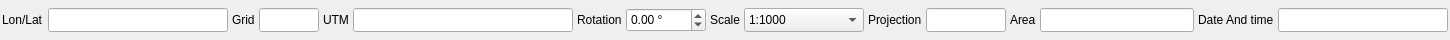
<ui version="4.0">
<class>statusbarwidget</class>
<widget class="QWidget" name="statusbarwidget">
<property name="geometry">
<rect>
<x>0</x>
<y>0</y>
<width>1450</width>
<height>40</height>
</rect>
</property>

<layout class="QHBoxLayout" name="horizontalLayout">
<property name="spacing">
<number>4</number>
</property>
<property name="leftMargin">
<number>2</number>
</property>
<property name="topMargin">
<number>2</number>
</property>
<property name="rightMargin">
<number>2</number>
</property>
<property name="bottomMargin">
<number>2</number>
</property>

<!-- Lon / Lat -->
<item>
<widget class="QLabel" name="labelLonLat">
<property name="text">
<string>Lon/Lat</string>
</property>
</widget>
</item>

<item>
<widget class="QLineEdit" name="lonLatLineEdit">
<property name="minimumSize">
<size>
<width>180</width>
<height>24</height>
</size>
</property>
<property name="readOnly">
<bool>true</bool>
</property>
</widget>
</item>

<!-- Grid -->
<item>
<widget class="QLabel" name="labelGrid">
<property name="text">
<string>Grid</string>
</property>
</widget>
</item>

<!--<item>
<widget class="QLineEdit" name="gridLineEdit">
<property name="minimumSize">
<size>
<width>70</width>
<height>24</height>
</size>
</property>
<property name="readOnly">
<bool>true</bool>
</property>
</widget>
</item>-->

<item>
<widget class="QLineEdit" name="gridLineEdit">
<property name="minimumSize">
<size>
<width>50</width>
<height>24</height>
</size>
</property>

<property name="maximumSize">
<size>
<width>60</width>
<height>24</height>
</size>
</property>

<property name="readOnly">
<bool>true</bool>
</property>

<property name="alignment">
<set>Qt::AlignCenter</set>
</property>
</widget>
</item>

<!-- Cursor -->
<item>
<widget class="QLabel" name="labelCursor">
<property name="text">
<string>UTM</string>
</property>
</widget>
</item>

<item>
<widget class="QLineEdit" name="cursorLineEdit">
<property name="minimumSize">
<size>
<width>220</width>
<height>24</height>
</size>
</property>
<property name="readOnly">
<bool>true</bool>
</property>
</widget>
</item>

<!-- Rotation -->
<item>
<widget class="QLabel" name="labelRotation">
<property name="text">
<string>Rotation</string>
</property>
</widget>
</item>

<item>
<widget class="QDoubleSpinBox" name="rotationSpinBox">
<property name="minimumSize">
<size>
<width>80</width>
<height>24</height>
</size>
</property>
<property name="suffix">
<string> °</string>
</property>
<property name="minimum">
<double>-180.000000000000000</double>
</property>
<property name="maximum">
<double>180.000000000000000</double>
</property>
</widget>
</item>

<!-- Scale -->
<item>
<widget class="QLabel" name="labelScale">
<property name="text">
<string>Scale</string>
</property>
</widget>
</item>

<item>
<widget class="QComboBox" name="scaleComboBox">
<property name="minimumSize">
<size>
<width>120</width>
<height>24</height>
</size>
</property>
<item><property name="text"><string>1:1000</string></property></item>
<item><property name="text"><string>1:2500</string></property></item>
<item><property name="text"><string>1:5000</string></property></item>
<item><property name="text"><string>1:10000</string></property></item>
<item><property name="text"><string>1:25000</string></property></item>
<item><property name="text"><string>1:50000</string></property></item>
<item><property name="text"><string>1:100000</string></property></item>
<item><property name="text"><string>1:500000</string></property></item>
<item><property name="text"><string>1:1000000</string></property></item>
</widget>
</item>

<!-- Projection -->
<item>
<widget class="QLabel" name="labelProjection">
<property name="text">
<string>Projection</string>
</property>
</widget>
</item>

<item>
<widget class="QLineEdit" name="projectionLineEdit">
<property name="minimumSize">
<size>
<width>70</width>
<height>24</height>
</size>
</property>

<property name="maximumSize">
<size>
<width>80</width>
<height>24</height>
</size>
</property>

<property name="readOnly">
<bool>true</bool>
</property>
</widget>
</item>

<!-- View -->
<item>
<widget class="QLabel" name="labelView">
<property name="text">
<string>Area</string>
</property>
</widget>
</item>

<item>
<widget class="QLineEdit" name="viewSizeLineEdit">
<property name="minimumSize">
<size>
<width>150</width>
<height>24</height>
</size>
</property>
<property name="readOnly">
<bool>true</bool>
</property>
</widget>
</item>

<!-- Date -->
<item>
<widget class="QLabel" name="labelDate">
<property name="text">
<string>Date And time</string>
</property>
</widget>
</item>

<item>
<widget class="QLineEdit" name="dateTimeLineEdit">
<property name="minimumSize">
<size>
<width>170</width>
<height>24</height>
</size>
</property>
<property name="readOnly">
<bool>true</bool>
</property>
</widget>
</item>

</layout>
</widget>

<resources/>
<connections/>
</ui>
